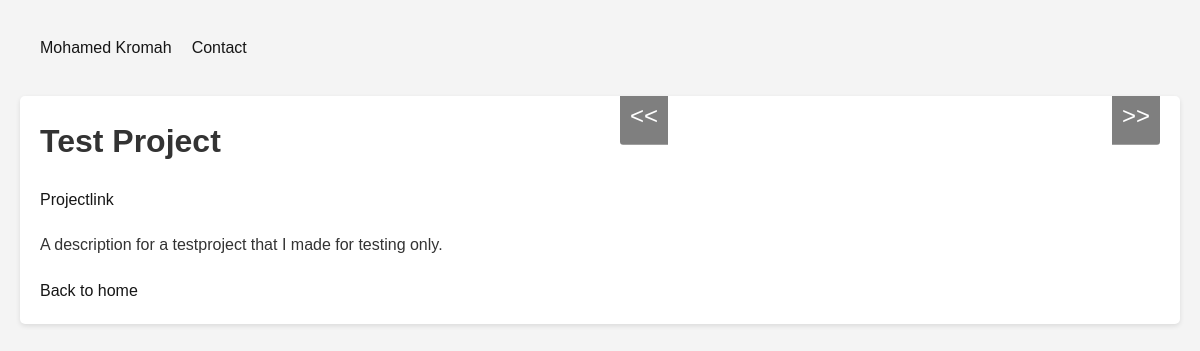
Before: /project/2 with the older database file.
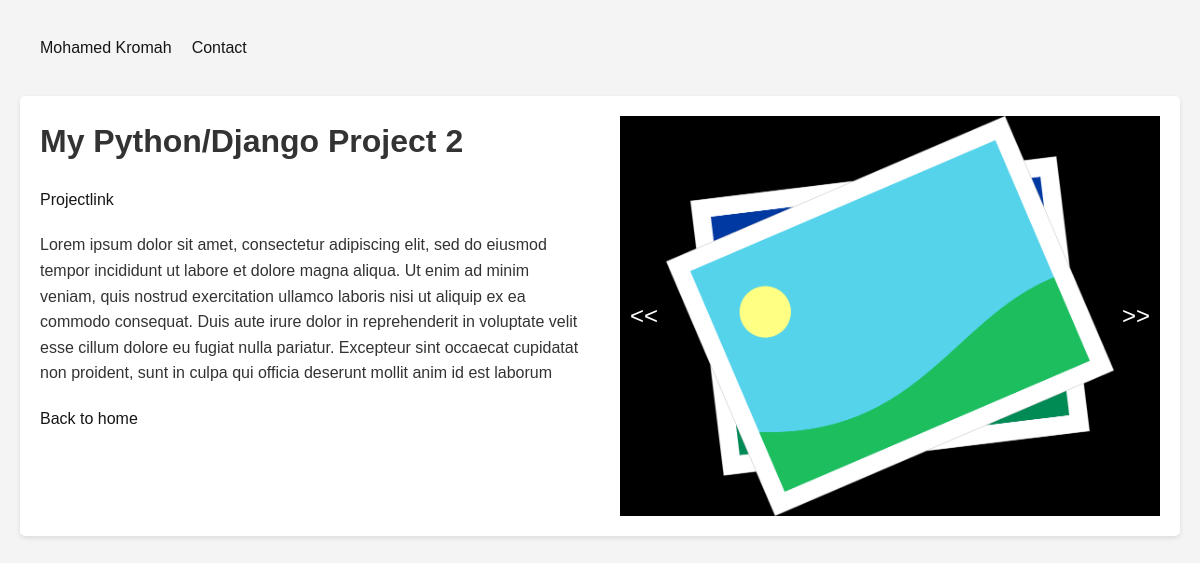
After: the same page with the newer database file.
### main/models.py (models this page shows, shortened)
class Project(models.Model) :
    title = models.CharField(max_length=200)
    description = models.TextField()
    tags = models.ManyToManyField(Tag, related_name='projects')
    link = models.URLField(max_length=200,blank=True)

class Image(models.Model) :
    project = models.ForeignKey(Project,related_name='images', on_delete=models.CASCADE)
    image = models.ImageField(upload_to='project_images/')

### main/views.py (the view)
# urls.py: path('project/<int:id>',views.project,name='project'),
def project(request,id) :
    project = get_object_or_404(Project, pk=id)
    return render(request,'project.html',{'project':project})

### main/templates/project.html (shortened to what this page needs)
{% extends 'base.html' %}
{% load static %}
{% block extrahead %}
    <link rel="stylesheet" href="{% static 'css/project.css' %}">
{% endblock %}
{% block content %}
<div class="project-card">
    <div class="project-info">
        <h1>{{ project.title }}</h1>
        <p>
            <a href="{{ project.link }}">Projectlink</a>
        </p>
        <p>
            {{ project.description }}
        </p>
        <a href="{% url 'home' %}">Back to home</a>
    </div>
    <div class="carousel">
        <div class="carousel-images">
            {% for image in project.images.all %}
                <div class="carousel-item">
                    <img src="{{ image.image.url }}" alt="Project-image"/>
                </div>
            {% endfor %}
        </div>
        <a class="carousel-control prev" onclick="moveSlide(-1)">&lt&lt</a>
        <a class="carousel-control next" onclick="moveSlide(1)">&gt&gt</a>
    </div>
</div>
{% endblock %}

Changed rows visible on the page:
changed Project: title "Test Project" → "My Python/Django Project 2"; description "A description for a testproject that I made for testing only." → "Lorem ipsum dolor sit amet, consectetur adipiscing elit, sed do eiusmod tempor incididunt ut labore et dolore magna aliqua. Ut enim ad minim veniam, quis nostrud exercitation ullamco laboris nisi ut aliquip ex ea commodo consequat. Duis aute irure dolor in reprehenderit in voluptate velit esse cillum dolore eu fugiat nulla pariatur. Excepteur sint occaecat cupidatat non proident, sunt in culpa qui officia deserunt mollit anim id est laborum"
added Image: image (placeholder picture)
